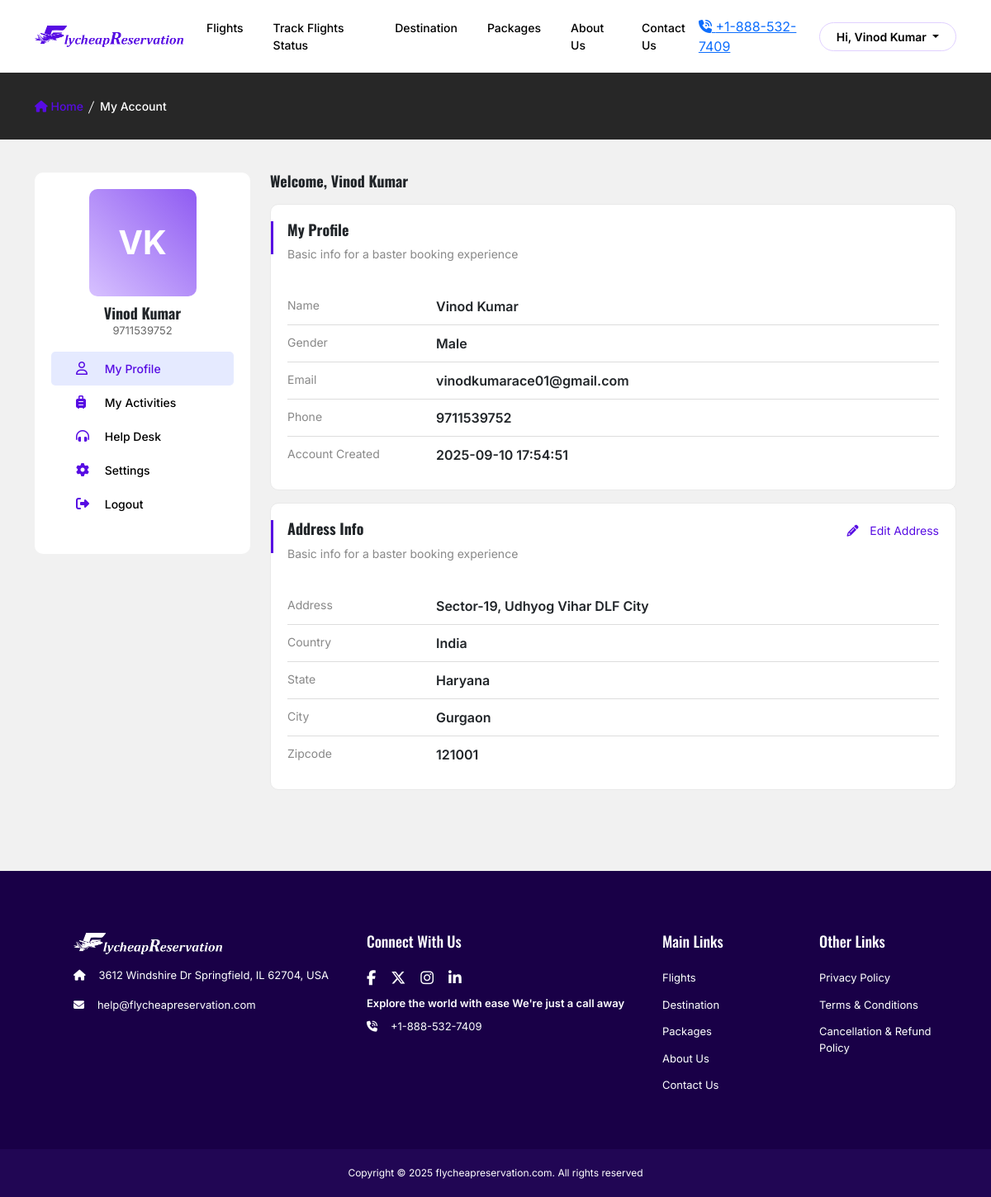
/my-account/ (signed in), run on the app's committed database.
### tables this page shows
CREATE TABLE `users` (
  `id` int(50) NOT NULL,
  `first_name` varchar(250) NOT NULL,
  `last_name` varchar(250) NOT NULL,
  `user_email` varchar(250) NOT NULL,
  `user_password` varchar(255) NOT NULL,
  `user_phone` varchar(20) NOT NULL,
  `gender` varchar(250) NOT NULL,
  `date_of_birth` date NOT NULL,
  `address_1` varchar(250) NOT NULL,
  `address_2` varchar(250) NOT NULL,
  `country` varchar(150) NOT NULL,
  `state` varchar(150) NOT NULL,
  `city` varchar(150) NOT NULL,
  `zipcode` int(11) NOT NULL,
  `created_at` varchar(250) NOT NULL
);

### my-account/register_form_fetch.php (called while the page is built, shortened)
<?php
include '../includes/db_connect.php';
$user_id = $_SESSION['user_id'];
$stmt = $conn->prepare("SELECT first_name, last_name, user_email, user_phone, gender, address_1, address_2, country, state, city, zipcode, created_at FROM users WHERE id = ?");
$stmt->bind_param("i", $user_id);
$stmt->execute();
$result = $stmt->get_result();
$user = $result->fetch_assoc();
?>

### my-account/index.php (the view, shortened to what this page needs)
<?php include("register_form_fetch.php"); ?>
<!DOCTYPE html>
<html lang="en">
<head>
<section class="gray-bg pt-0 pt-md-4 active">
  <div class="container">
    <div class="row pt-3 pb-5">
      <div class="col-sm-12 col-md-3">
        <?php include("sidebar.php") ?>
      </div>
      <div class="col-lg-9">
        <div class="row">
          <div class="col-12 col-sm">
            <h2 class="my_account-title pb-3"><?php echo "Welcome, " . htmlspecialchars($_SESSION['user_name']); ?></h2>
            <div class="my_account-box">
              <div class=" my_account-box-leftline"></div>
              <div class="row">
                <div class="col">
                  <h2 class="my_account-title pb-2">My Profile</h2>
                  <p class="my_account-subtitle">Basic info for a baster booking experience</p>
                </div>
              </div>
              <ul class="my_account-detail">
                <li>
                  <div class="my_account-detail-hding">Name</div>
                  <div class="my_account-detail-info"><?php echo htmlspecialchars($_SESSION['user_name']); ?></div>
                </li>
                <li>
                  <div class="my_account-detail-hding">Gender</div>
                  <div class="my_account-detail-info"><?= !empty($user['gender']) ? htmlspecialchars($user['gender']) : '-' ?></div>
                </li>
                <li>
                  <div class="my_account-detail-hding">Email</div>
                  <div class="my_account-detail-info"><?= htmlspecialchars($user['user_email']) ?></div>
                </li>
                <li>
                  <div class="my_account-detail-hding">Phone</div>
                  <div class="my_account-detail-info"><?= htmlspecialchars($user['user_phone']) ?></div>
                </li>
                <li>
                  <div class="my_account-detail-hding">Account Created</div>
                  <div class="my_account-detail-info"><?= htmlspecialchars($user['created_at']) ?></div>
                </li>
              </ul>
            </div>
            <div class="my_account-box">
              <div class=" my_account-box-leftline"></div>
              <div class="row">
                <div class="col">
                  <h2 class="my_account-title pb-2">Address Info</h2>
                  <p class="my_account-subtitle">Basic info for a baster booking experience</p>
                </div>
                <?php if (!empty($user['address_1']) || !empty($user['address_2']) || !empty($user['country']) || !empty($user['state']) || !empty($user['city']) || !empty($user['zipcode'])): ?>
                  <div class="col-auto">
                    <a href="javascript:void(0)" class="my_account-edit-btn" id="editAddressBtn">
                      <i class="fas fa-pencil-alt"></i> Edit Address
                    </a>
                  </div>
                <?php endif; ?>
              </div>
              <?php if (!empty($user['address_1']) || !empty($user['address_2']) || !empty($user['country']) || !empty($user['state']) || !empty($user['city']) || !empty($user['zipcode'])): ?>
                <ul class="my_account-detail" id="addressDetail">
                  <li>
                    <div class="my_account-detail-hding">Address</div>
                    <div class="my_account-detail-info">
                      <?= htmlspecialchars(trim(($user['address_1'] ?? '') . ' ' . ($user['address_2'] ?? ''))) ?>
                    </div>
                  </li>
                  <li>
                    <div class="my_account-detail-hding">Country</div>
                    <div class="my_account-detail-info"><?= htmlspecialchars($user['country'] ?? '') ?></div>
                  </li>
                  <li>
                    <div class="my_account-detail-hding">State</div>
                    <div class="my_account-detail-info"><?= htmlspecialchars($user['state'] ?? '') ?></div>
                  </li>
                  <li>
                    <div class="my_account-detail-hding">City</div>
                    <div class="my_account-detail-info"><?= htmlspecialchars($user['city'] ?? '') ?></div>
                  </li>
                  <li>
                    <div class="my_account-detail-hding">Zipcode</div>
                    <div class="my_account-detail-info"><?= htmlspecialchars($user['zipcode'] ?? '') ?></div>
                  </li>
                </ul>
              <?php endif; ?>
            </div>
          </div>
        </div>
      </div>
    </div>
  </div>
</section>

### my-account/sidebar.php (shortened to what this page needs)
<?php
  $firstInitial = strtoupper(substr($user['first_name'], 0, 1));
  $lastInitial  = strtoupper(substr($user['last_name'], 0, 1));
  $initials = $firstInitial . $lastInitial;
?>
<aside class="my_account-sidebar">
  <div class="profile-imgarea">
    <div class="profile-nameimg">
      <span id="profile-picname"> <?= $initials ?> </span>
    </div>
  </div>
  <h2 class="my_account-title text-center"><?php echo htmlspecialchars($_SESSION['user_name']); ?></h2>
  <p class="my_account-desig"><?= htmlspecialchars($user['user_phone']) ?></p>
  <?php
    $nav1=$nav2=$nav3=$nav4=$nav5="";
    $tt=explode("/",$_SERVER['PHP_SELF']);
    $len=count($tt)-1;
    $cur_page=$tt[$len];
    switch($cur_page)
    {
    case "index.php":
    $nav1='active';
    break;
    }
  ?>
  <ul class="my_account-sidemenu">
    <li class="<?php echo $nav1; ?>"><a href="./"><i class="far fa-user"></i> My Profile</a></li>
    <li class="<?php echo $nav3; ?>"><a href="my-activities.php"><i class="fas fa-suitcase-rolling"></i> My Activities</a></li>
    <li class="<?php echo $nav4; ?>"><a href="help-desk.php"><i class="fas fa-headphones-alt"></i> Help Desk</a></li>
    <li class="<?php echo $nav5; ?>"><a href="settings.php"><i class="fa-solid fa-gear"></i> Settings</a></li>
    <li><a href="javascript:void(0)" data-bs-toggle="modal" data-bs-target="#logout-modal"><i class="fas fa-sign-out-alt"></i> Logout</a></li>
  </ul>
</aside>

### bkp/pc/12-9-2025/css/style.css (style rules this page uses)
html { scroll-behavior: smooth; }
body { font-family: "Inter", sans-serif !important; font-weight: 400; }
h1,h2,h3,h4,h5,h6 { font-family: "Oswald", sans-serif; }
.gray-bg { padding: 35px 0; background-color: #f1f1f1; }
.my_account-sidebar { position: sticky; top: 0; background-color: #fff; padding: 20px 20px 40px; border-radius: 10px; margin-bottom: 15px; }
.profile-imgarea { position: relative; border-radius: 10px; height: 130px; width: 130px; margin:0 auto 10px; background-image: linear-gradient(45deg, #d7c1ff, #8f5bf2); }
.profile-nameimg { font-size: 40px; font-weight: 700; color: #fff; width: 100%; height: 100%; text-align: center; text-transform: uppercase; display: flex; align-items: center; justify-content: center; }
.my_account-title { margin: 0; padding-bottom: 0; font-size: 18px; font-weight: 700; }
.my_account-subtitle { color: #888; font-size: 14px; }
.my_account-desig { color: #666; font-size: 13px; text-align: center; }
.my_account-sidemenu { display: flex; flex-direction: column; margin: 0; padding: 0; }
.my_account-sidemenu li { list-style: none; }
.my_account-sidemenu li a { font-size: 14px; text-decoration: none; font-weight: 500; color: #000; padding: 10px 30px; border-radius: 5px; display: block; }
.my_account-sidemenu li a > i { width: 16px; font-size: 16px; color:#570ce3; margin-right: 15px; }
.my_account-sidemenu li.active a { background: #e5eaff; color: #570ce3; }
.my_account-box { border: 1px solid #e9e9e9; padding: 20px; background-color: #fff; margin-bottom: 15px; border-radius: 10px; position: relative; }
.my_account-box-leftline { position: absolute; top: 20px; left: 0; height: 40px; width: 3px; background: #570ce3; }
.my_account-edit-btn { font-size: 14px; text-decoration: none; color: #570ce3; border-radius: 4px; border: 1px solid #570ce3 padding: 8px 20px; display: inline-block; ; }
.my_account-edit-btn > i { margin-right: 10px; }
.my_account-detail { display: flex; flex-direction: column; margin: 15px 0 0; padding: 0px; }
.my_account-detail li { list-style: none; display: flex; flex-wrap: wrap; border-bottom: 1px solid #ddd; padding: 10px 0; }
.my_account-detail li:last-child { border-bottom: none; }
.my_account-detail li > .my_account-detail-hding { font-size: 14px; color:#888; width: 160px; margin-right: 20px; }
.my_account-detail li > .my_account-detail-info { font-size: 16px; font-weight: 600; }

### data on the page
users: initials "VK", user_phone "9711539752", gender "Male", user_email "vinodkumarace01@gmail.com", created_at "2025-09-10 17:54:51", address_1+address_2 "Sector-19, Udhyog Vihar DLF City", country "India", state "Haryana", city "Gurgaon", zipcode "121001"

### other printed values
$phone_web "+1-888-532-7409"
$_SESSION['user_name'] "Vinod Kumar"
$label "My Account"
$email_web "help@flycheapreservation.com"
$domainname_web_url_web "flycheapreservation.com"
